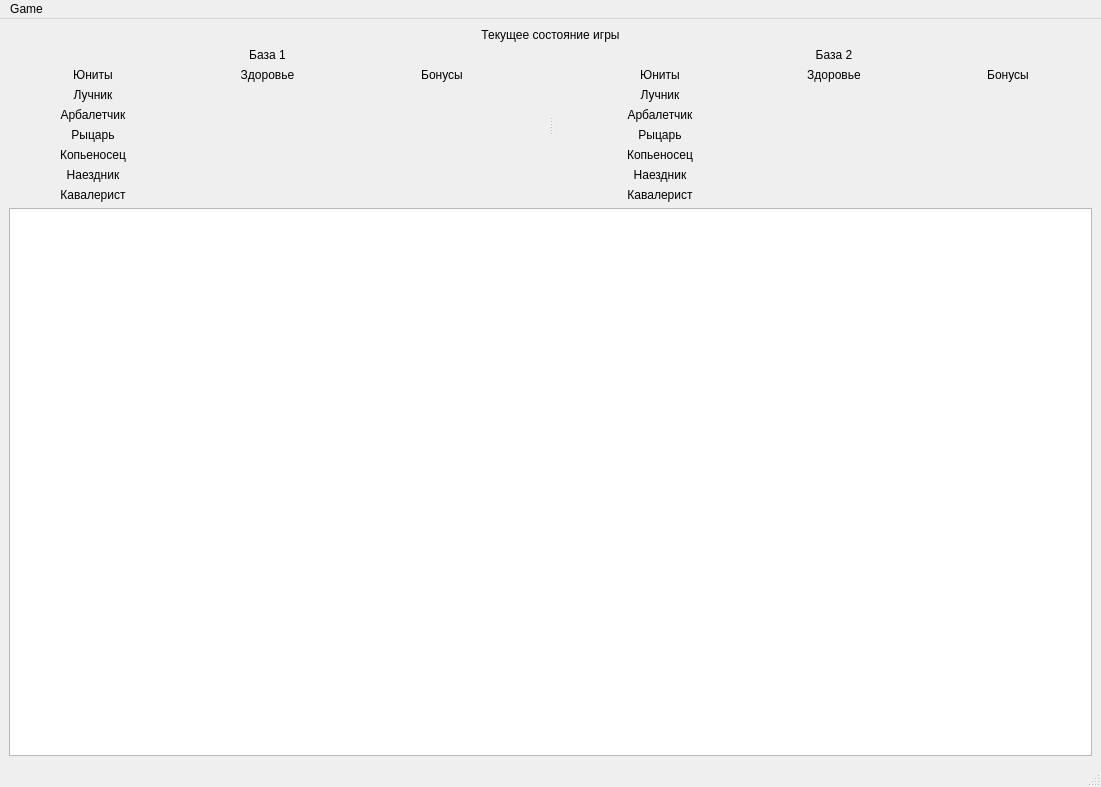
<?xml version="1.0" encoding="UTF-8"?>
<ui version="4.0">
 <class>MainWindow</class>
 <widget class="QMainWindow" name="MainWindow">
  <property name="geometry">
   <rect>
    <x>0</x>
    <y>0</y>
    <width>1101</width>
    <height>787</height>
   </rect>
  </property>
  <property name="windowTitle">
   <string>MainWindow</string>
  </property>
  <widget class="QWidget" name="centralwidget">
   <layout class="QVBoxLayout" name="verticalLayout_10">
    <item>
     <layout class="QVBoxLayout" name="verticalLayout_9">
      <item>
       <widget class="QLabel" name="label">
        <property name="text">
         <string>Текущее состояние игры</string>
        </property>
        <property name="alignment">
         <set>Qt::AlignCenter</set>
        </property>
       </widget>
      </item>
      <item>
       <widget class="QSplitter" name="splitter">
        <property name="orientation">
         <enum>Qt::Horizontal</enum>
        </property>
        <property name="handleWidth">
         <number>50</number>
        </property>
        <widget class="QWidget" name="layoutWidget">
         <layout class="QVBoxLayout" name="verticalLayout_7">
          <item>
           <widget class="QLabel" name="label_2">
            <property name="text">
             <string>База 1</string>
            </property>
            <property name="alignment">
             <set>Qt::AlignCenter</set>
            </property>
           </widget>
          </item>
          <item>
           <layout class="QHBoxLayout" name="horizontalLayout">
            <item>
             <layout class="QVBoxLayout" name="verticalLayout">
              <item>
               <widget class="QLabel" name="label_4">
                <property name="text">
                 <string>Юниты</string>
                </property>
                <property name="alignment">
                 <set>Qt::AlignCenter</set>
                </property>
               </widget>
              </item>
              <item>
               <widget class="QLabel" name="label_8">
                <property name="text">
                 <string>Лучник</string>
                </property>
                <property name="alignment">
                 <set>Qt::AlignCenter</set>
                </property>
               </widget>
              </item>
              <item>
               <widget class="QLabel" name="label_9">
                <property name="text">
                 <string>Арбалетчик</string>
                </property>
                <property name="alignment">
                 <set>Qt::AlignCenter</set>
                </property>
               </widget>
              </item>
              <item>
               <widget class="QLabel" name="label_10">
                <property name="text">
                 <string>Рыцарь</string>
                </property>
                <property name="alignment">
                 <set>Qt::AlignCenter</set>
                </property>
               </widget>
              </item>
              <item>
               <widget class="QLabel" name="label_11">
                <property name="text">
                 <string>Копьеносец</string>
                </property>
                <property name="alignment">
                 <set>Qt::AlignCenter</set>
                </property>
               </widget>
              </item>
              <item>
               <widget class="QLabel" name="label_12">
                <property name="text">
                 <string>Наездник</string>
                </property>
                <property name="alignment">
                 <set>Qt::AlignCenter</set>
                </property>
               </widget>
              </item>
              <item>
               <widget class="QLabel" name="label_13">
                <property name="text">
                 <string>Кавалерист</string>
                </property>
                <property name="alignment">
                 <set>Qt::AlignCenter</set>
                </property>
               </widget>
              </item>
             </layout>
            </item>
            <item>
             <layout class="QVBoxLayout" name="verticalLayout_2">
              <item>
               <widget class="QLabel" name="label_5">
                <property name="text">
                 <string>Здоровье</string>
                </property>
                <property name="alignment">
                 <set>Qt::AlignCenter</set>
                </property>
               </widget>
              </item>
              <item>
               <widget class="QLabel" name="H1_archer">
                <property name="text">
                 <string/>
                </property>
                <property name="alignment">
                 <set>Qt::AlignCenter</set>
                </property>
               </widget>
              </item>
              <item>
               <widget class="QLabel" name="H1_crossBow">
                <property name="text">
                 <string/>
                </property>
                <property name="alignment">
                 <set>Qt::AlignCenter</set>
                </property>
               </widget>
              </item>
              <item>
               <widget class="QLabel" name="H1_knight">
                <property name="text">
                 <string/>
                </property>
                <property name="alignment">
                 <set>Qt::AlignCenter</set>
                </property>
               </widget>
              </item>
              <item>
               <widget class="QLabel" name="H1_spearman">
                <property name="text">
                 <string/>
                </property>
                <property name="alignment">
                 <set>Qt::AlignCenter</set>
                </property>
               </widget>
              </item>
              <item>
               <widget class="QLabel" name="H1_light">
                <property name="text">
                 <string/>
                </property>
                <property name="alignment">
                 <set>Qt::AlignCenter</set>
                </property>
               </widget>
              </item>
              <item>
               <widget class="QLabel" name="H1_heavy">
                <property name="text">
                 <string/>
                </property>
                <property name="alignment">
                 <set>Qt::AlignCenter</set>
                </property>
               </widget>
              </item>
             </layout>
            </item>
            <item>
             <layout class="QVBoxLayout" name="verticalLayout_3">
              <item>
               <widget class="QLabel" name="label_32">
                <property name="text">
                 <string>Бонусы</string>
                </property>
                <property name="alignment">
                 <set>Qt::AlignCenter</set>
                </property>
               </widget>
              </item>
              <item>
               <widget class="QLabel" name="B1_archer">
                <property name="text">
                 <string/>
                </property>
                <property name="alignment">
                 <set>Qt::AlignCenter</set>
                </property>
               </widget>
              </item>
              <item>
               <widget class="QLabel" name="B1_crossBow">
                <property name="text">
                 <string/>
                </property>
                <property name="alignment">
                 <set>Qt::AlignCenter</set>
                </property>
               </widget>
              </item>
              <item>
               <widget class="QLabel" name="B1_knight">
                <property name="text">
                 <string/>
                </property>
                <property name="alignment">
                 <set>Qt::AlignCenter</set>
                </property>
               </widget>
              </item>
              <item>
               <widget class="QLabel" name="B1_spearman">
                <property name="text">
                 <string/>
                </property>
                <property name="alignment">
                 <set>Qt::AlignCenter</set>
                </property>
               </widget>
              </item>
              <item>
               <widget class="QLabel" name="B1_light">
                <property name="text">
                 <string/>
                </property>
                <property name="alignment">
                 <set>Qt::AlignCenter</set>
                </property>
               </widget>
              </item>
              <item>
               <widget class="QLabel" name="B1_heavy">
                <property name="text">
                 <string/>
                </property>
                <property name="alignment">
                 <set>Qt::AlignCenter</set>
                </property>
               </widget>
              </item>
             </layout>
            </item>
           </layout>
          </item>
         </layout>
        </widget>
        <widget class="QWidget" name="layoutWidget">
         <layout class="QVBoxLayout" name="verticalLayout_8">
          <item>
           <widget class="QLabel" name="label_3">
            <property name="text">
             <string>База 2</string>
            </property>
            <property name="alignment">
             <set>Qt::AlignCenter</set>
            </property>
           </widget>
          </item>
          <item>
           <layout class="QHBoxLayout" name="horizontalLayout_2">
            <item>
             <layout class="QVBoxLayout" name="verticalLayout_4">
              <item>
               <widget class="QLabel" name="label_6">
                <property name="text">
                 <string>Юниты</string>
                </property>
                <property name="alignment">
                 <set>Qt::AlignCenter</set>
                </property>
               </widget>
              </item>
              <item>
               <widget class="QLabel" name="label_15">
                <property name="text">
                 <string>Лучник</string>
                </property>
                <property name="alignment">
                 <set>Qt::AlignCenter</set>
                </property>
               </widget>
              </item>
              <item>
               <widget class="QLabel" name="label_16">
                <property name="text">
                 <string>Арбалетчик</string>
                </property>
                <property name="alignment">
                 <set>Qt::AlignCenter</set>
                </property>
               </widget>
              </item>
              <item>
               <widget class="QLabel" name="label_19">
                <property name="text">
                 <string>Рыцарь</string>
                </property>
                <property name="alignment">
                 <set>Qt::AlignCenter</set>
                </property>
               </widget>
              </item>
              <item>
               <widget class="QLabel" name="label_14">
                <property name="text">
                 <string>Копьеносец</string>
                </property>
                <property name="alignment">
                 <set>Qt::AlignCenter</set>
                </property>
               </widget>
              </item>
              <item>
               <widget class="QLabel" name="label_17">
                <property name="text">
                 <string>Наездник</string>
                </property>
                <property name="alignment">
                 <set>Qt::AlignCenter</set>
                </property>
               </widget>
              </item>
              <item>
               <widget class="QLabel" name="label_18">
                <property name="text">
                 <string>Кавалерист</string>
                </property>
                <property name="alignment">
                 <set>Qt::AlignCenter</set>
                </property>
               </widget>
              </item>
             </layout>
            </item>
            <item>
             <layout class="QVBoxLayout" name="verticalLayout_5">
              <item>
               <widget class="QLabel" name="label_7">
                <property name="text">
                 <string>Здоровье</string>
                </property>
                <property name="alignment">
                 <set>Qt::AlignCenter</set>
                </property>
               </widget>
              </item>
              <item>
               <widget class="QLabel" name="H2_archer">
                <property name="text">
                 <string/>
                </property>
                <property name="alignment">
                 <set>Qt::AlignCenter</set>
                </property>
               </widget>
              </item>
              <item>
               <widget class="QLabel" name="H2_crossBow">
                <property name="text">
                 <string/>
                </property>
                <property name="alignment">
                 <set>Qt::AlignCenter</set>
                </property>
               </widget>
              </item>
              <item>
               <widget class="QLabel" name="H2_knight">
                <property name="text">
                 <string/>
                </property>
                <property name="alignment">
                 <set>Qt::AlignCenter</set>
                </property>
               </widget>
              </item>
              <item>
               <widget class="QLabel" name="H2_spearman">
                <property name="text">
                 <string/>
                </property>
                <property name="alignment">
                 <set>Qt::AlignCenter</set>
                </property>
               </widget>
              </item>
              <item>
               <widget class="QLabel" name="H2_light">
                <property name="text">
                 <string/>
                </property>
                <property name="alignment">
                 <set>Qt::AlignCenter</set>
                </property>
               </widget>
              </item>
              <item>
               <widget class="QLabel" name="H2_heavy">
                <property name="text">
                 <string/>
                </property>
                <property name="alignment">
                 <set>Qt::AlignCenter</set>
                </property>
               </widget>
              </item>
             </layout>
            </item>
            <item>
             <layout class="QVBoxLayout" name="verticalLayout_6">
              <item>
               <widget class="QLabel" name="label_33">
                <property name="text">
                 <string>Бонусы</string>
                </property>
                <property name="alignment">
                 <set>Qt::AlignCenter</set>
                </property>
               </widget>
              </item>
              <item>
               <widget class="QLabel" name="B2_archer">
                <property name="text">
                 <string/>
                </property>
                <property name="alignment">
                 <set>Qt::AlignCenter</set>
                </property>
               </widget>
              </item>
              <item>
               <widget class="QLabel" name="B2_crossBow">
                <property name="text">
                 <string/>
                </property>
                <property name="alignment">
                 <set>Qt::AlignCenter</set>
                </property>
               </widget>
              </item>
              <item>
               <widget class="QLabel" name="B2_knight">
                <property name="text">
                 <string/>
                </property>
                <property name="alignment">
                 <set>Qt::AlignCenter</set>
                </property>
               </widget>
              </item>
              <item>
               <widget class="QLabel" name="B2_spearman">
                <property name="text">
                 <string/>
                </property>
                <property name="alignment">
                 <set>Qt::AlignCenter</set>
                </property>
               </widget>
              </item>
              <item>
               <widget class="QLabel" name="B2_light">
                <property name="text">
                 <string/>
                </property>
                <property name="alignment">
                 <set>Qt::AlignCenter</set>
                </property>
               </widget>
              </item>
              <item>
               <widget class="QLabel" name="B2_heavy">
                <property name="text">
                 <string/>
                </property>
                <property name="alignment">
                 <set>Qt::AlignCenter</set>
                </property>
               </widget>
              </item>
             </layout>
            </item>
           </layout>
          </item>
         </layout>
        </widget>
       </widget>
      </item>
     </layout>
    </item>
    <item>
     <widget class="QTableWidget" name="table"/>
    </item>
   </layout>
  </widget>
  <widget class="QMenuBar" name="menubar">
   <property name="geometry">
    <rect>
     <x>0</x>
     <y>0</y>
     <width>1101</width>
     <height>22</height>
    </rect>
   </property>
   <widget class="QMenu" name="menuCreate_Game">
    <property name="title">
     <string>Game</string>
    </property>
    <addaction name="actionCreate_new"/>
    <addaction name="actionSave"/>
    <addaction name="actionOpen"/>
   </widget>
   <addaction name="menuCreate_Game"/>
  </widget>
  <widget class="QStatusBar" name="statusBar"/>
  <action name="actionCreate_new">
   <property name="text">
    <string>Создать игру</string>
   </property>
  </action>
  <action name="actionSave">
   <property name="text">
    <string>Сохранить игру</string>
   </property>
  </action>
  <action name="actionOpen">
   <property name="text">
    <string>Загрузить игру</string>
   </property>
  </action>
 </widget>
 <resources/>
 <connections/>
</ui>
